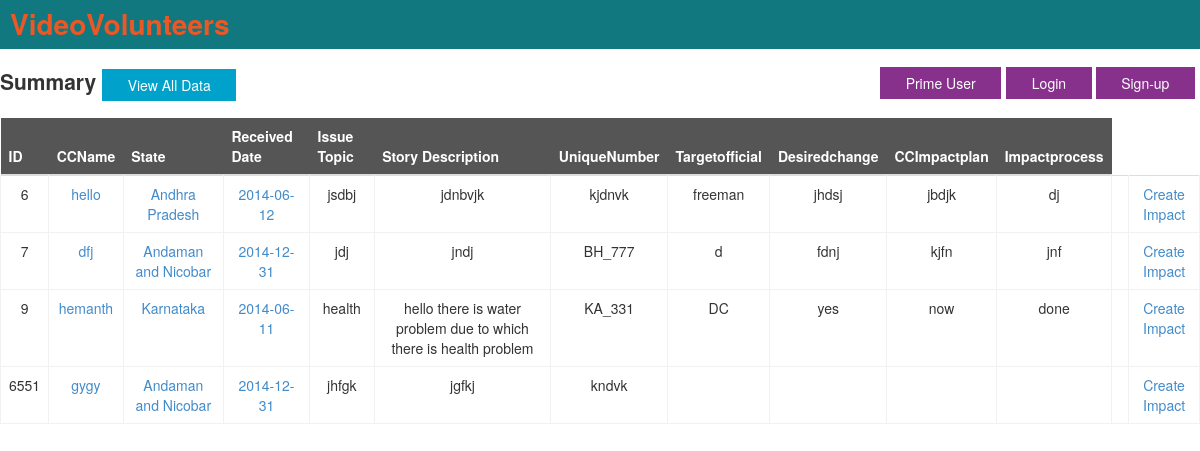
The page /impactview1.php on the database its author committed.
### tables this page shows
CREATE TABLE `impacttracker` (
  `uniquenumber` varchar(30) DEFAULT NULL,
  `targetofficial` varchar(30) DEFAULT NULL,
  `desiredchange` varchar(30) DEFAULT NULL,
  `ccimpactplan` varchar(30) DEFAULT NULL,
  `impactfollowuphappening` varchar(30) DEFAULT NULL,
  `ifnowhynot` varchar(30) DEFAULT NULL,
  `impactprocess` varchar(50) DEFAULT NULL,
  `impactachieved` varchar(30) DEFAULT NULL,
  `milestone` varchar(30) DEFAULT NULL,
  `dateofimpact` date DEFAULT NULL,
  `timetakenforimpact` int(10) DEFAULT NULL,
  `communityscreening` varchar(20) DEFAULT NULL,
  `noofpeoplesawvideo` int(20) DEFAULT NULL,
  `detailsofscreening` varchar(50) DEFAULT NULL,
  `videoshowntoofficials` varchar(10) DEFAULT NULL,
  `noofofficials` int(10) DEFAULT NULL,
  `detailsofscreeningofficials` varchar(50) DEFAULT NULL,
  `collaborations` varchar(30) DEFAULT NULL,
  `noofpeopleinvolved` int(20) DEFAULT NULL,
  `noofpeopleimpacted` int(20) DEFAULT NULL,
  `noofvillagesimpacted` int(20) DEFAULT NULL,
  `videoproductionstatus` varchar(20) DEFAULT NULL,
  `videoreviewed` varchar(10) DEFAULT NULL,
  `approvepayment` varchar(10) DEFAULT NULL,
  `videoapproveddate` date DEFAULT NULL,
  `videoreviewedby` varchar(20) DEFAULT NULL,
  `blognotes` varchar(20) DEFAULT NULL,
  `gifttocc` varchar(10) DEFAULT NULL,
  `thankyoucard` varchar(10) DEFAULT NULL,
  UNIQUE KEY `uniquenumber_2` (`uniquenumber`),
  KEY `uniquenumber` (`uniquenumber`),
  CONSTRAINT `impacttracker_ibfk_1` FOREIGN KEY (`uniquenumber`) REFERENCES `storytrack` (`uniquenumber`),
  CONSTRAINT `impacttracker_ibfk_2` FOREIGN KEY (`uniquenumber`) REFERENCES `storytrack` (`uniquenumber`) ON DELETE CASCADE ON UPDATE CASCADE
);

CREATE TABLE `storytrack` (
  `fid` int(10) NOT NULL AUTO_INCREMENT,
  `seq` varchar(10) DEFAULT NULL,
  `broll` varchar(10) DEFAULT NULL,
  `fint` varchar(10) DEFAULT NULL,
  `vo` varchar(10) DEFAULT NULL,
  `ptc` varchar(10) DEFAULT NULL,
  `cta` varchar(10) DEFAULT NULL,
  `vd` varchar(10) DEFAULT NULL,
  `translation` varchar(10) DEFAULT NULL,
  `ccname` varchar(30) DEFAULT NULL,
  `state` varchar(20) DEFAULT NULL,
  `receiveddate` date DEFAULT NULL,
  `issuetopic` varchar(50) DEFAULT NULL,
  `storydescription` varchar(300) DEFAULT NULL,
  `paymentstatus` varchar(10) DEFAULT NULL,
  `editstatus` varchar(10) DEFAULT NULL,
  `editedmonth` date DEFAULT NULL,
  `notes` varchar(100) DEFAULT NULL,
  `publishplatform` varchar(10) DEFAULT NULL,
  `editor` varchar(30) DEFAULT NULL,
  `editorpayment` varchar(10) DEFAULT NULL,
  `uploaddate` date DEFAULT NULL,
  `publishdate` date DEFAULT NULL,
  `receivedRO` varchar(10) DEFAULT NULL,
  `receivedHQ` varchar(10) DEFAULT NULL,
  `uniquenumber` varchar(30) DEFAULT NULL,
  `dateofstory` date DEFAULT NULL,
  `ccpair` varchar(30) DEFAULT NULL,
  `program` varchar(30) DEFAULT NULL,
  `mentor` varchar(30) DEFAULT NULL,
  `iutopic` varchar(30) DEFAULT NULL,
  `videotreatment` varchar(30) DEFAULT NULL,
  `shootplan` varchar(30) DEFAULT NULL,
  `stage` varchar(30) DEFAULT NULL,
  `impactpossible` varchar(20) DEFAULT NULL,
  PRIMARY KEY (`fid`),
  UNIQUE KEY `uniquenumber` (`uniquenumber`)
);

### model/ImpactDB.php (called while the page is built, shortened)
<?php
function getData($query) {
	$db=dbopen();
	$result = mysqli_query($db, $query);
	while($row = mysqli_fetch_assoc($result))
		{
			$rows[] = $row;
		}
	return ($rows);
}
function getStoryAndImpact()
{
	$sql = "select st.fid,st.ccname , st.state , st.receiveddate,st.issuetopic,st.storydescription,st.uniquenumber,it.targetofficial,it.desiredchange,it.ccimpactplan ,it.impactprocess from storytrack as st left join impacttracker as it on st.uniquenumber = it.uniquenumber where st.impactpossible = 'yes'";
	return getData($sql);
}
?>

### public/impactview1.php (the view)
<?php
include("header.php");
include("../model/ImpactDB.php");
?>
<div class="login">
<a href="login.php" class="button button->rounded button-flat-royal">Login</a>
<a href="signupnewuser.php" class="button button-rounded button-flat-royal">Sign-up</a>
</div>
<div class="user">
<a href="primeuser.php" class="button button-rounded button-flat-royal">Prime User</a>
</div>
<h2>Summary <a href="table_bootstrap.php" class="button button-rounded button-flat-primary">View All Data</a></h2>
<table class="table table-hover"><thead><tr><th>ID</th><th>CCName</th><th>State</th><th>Received Date</th><th>Issue Topic</th><th>Story Description</th><th>UniqueNumber</th><th>Targetofficial</th><th>Desiredchange</th><th>CCImpactplan</th><th>Impactprocess</th><tr>
</thead>
<?php
$resultArray = getStoryAndImpact();
foreach ($resultArray as $row) {
echo "<tr>
       <td>".
        $row['fid'] . "</a></td>" .
        "<td><a href=index.php?ccname=" . urlencode($row['ccname']) . ">" .
        $row['ccname'] . "</a></td>" .
        "<td><a href=index.php?state=" . urlencode($row['state']) . ">" .
        $row['state'] . "</a></td>" .
        "<td><a href=index.php?issuetopic=" . urlencode($row['issuetopic']) . ">" .
        $row['receiveddate'] . "</a></td> <td>" .
        $row['issuetopic'] . "</td> <td>" .
        $row['storydescription'] . "</td> <td>" .
        $row['uniquenumber'] . "</td> <td>" .
        $row['targetofficial'] . "</td> <td>" .
        $row['desiredchange'] . "</td> <td>" .
        $row['ccimpactplan'] . "</td> <td>" .
        $row['impactprocess'] . "</td>" .
        " <td><a href=index.php?stage=" . urlencode($row['stage']) . ">" .
        $row['stage'] . "</a></td>" .
        "<td><a href=preproduction/impact_team.php?id=" . urlencode($row['uniquenumber']) .">" .
        "Create Impact" . "</a></td></tr>";
        }
?>
</body>
</html>

### public/main.css (style rules this page uses)
body { font-family: arial; }
.login { margin-top: 18px; float: right; }
.user { margin-top: 18px; padding-right: 5px; float: right; }
.login { margin-top: 18px;margin-left: auto; padding-right: 5px; float: right; }
th { background-color:#555555; color: white; border:#555555 ; text-align: center; background-attachment: fixed; }
td { border:1px solid #f1f1f1 ; }
tr { text-align: center; }

### public/buttons/css/buttons.css (style rules this page uses)
.button { -webkit-box-shadow: inset 0px 1px 0px rgba(255, 255, 255, 0.5), 0px 1px 2px rgba(0, 0, 0, 0.15); -moz-box-shadow: inset 0px 1px 0px rgba(255, 255, 255, 0.5), 0px 1px 2px rgba(0, 0, 0, 0.15); box-shadow: inset 0px 1px 0px rgba(255, 255, 255, 0.5), 0px 1px 2px rgba(0, 0, 0, 0.15); background-color: #eeeeee; background: -webkit-gradient(linear, 50% 0%, 50% 100%, color-stop(0%, #fbfbfb), color-stop(100%, #e1e1e1)); background: -webkit-linear-gradient(top, #fbfbfb, #e1e1e1); background: -moz-linear-gradient(top, #fbfbfb, #e1e1e1); background: -o-linear-gradient(top, #fbfbfb, #e1e1e1); background: linear-gradient(top, #fbfbfb, #e1e1e1); display: -moz-inline-stack; display: inline-block; vertical-align: middle; *vertical-align: auto; zoom: 1; *display: inline; border: 1px solid #d4d4d4; height: 32px; line-height: 32px; padding: 0px 25.6px; font-weight: 300; font-size: 14px; font-family: "Helvetica Neue Light", "Helvetica Neue", "Helvetica", "Arial", "Lucida Grande", sans-serif; color: #666666; text-shadow: 0 1px 1px white; margin: 0; text-decoration: none; text-align: center; }
.button-flat-primary { -webkit-box-shadow: none; -moz-box-shadow: none; box-shadow: none; -webkit-transition-property: background; -moz-transition-property: background; -o-transition-property: background; transition-property: background; -webkit-transition-duration: 0.3s; -moz-transition-duration: 0.3s; -o-transition-duration: 0.3s; transition-duration: 0.3s; background: #00a1cb; color: white; text-shadow: none; border: none; }
.button-flat-royal { -webkit-box-shadow: none; -moz-box-shadow: none; box-shadow: none; -webkit-transition-property: background; -moz-transition-property: background; -o-transition-property: background; transition-property: background; -webkit-transition-duration: 0.3s; -moz-transition-duration: 0.3s; -o-transition-duration: 0.3s; transition-duration: 0.3s; background: #87318c; color: white; text-shadow: none; border: none; }

### rows shown on the page
impacttracker: storytrack.fid "6", storytrack.ccname "hello", storytrack.state "Andhra Pradesh", storytrack.receiveddate "2014-06-12", storytrack.issuetopic "jsdbj", storytrack.storydescription "jdnbvjk", storytrack.uniquenumber "kjdnvk", targetofficial "freeman", desiredchange "jhdsj", ccimpactplan "jbdjk", impactprocess "dj"
impacttracker: storytrack.fid "7", storytrack.ccname "dfj", storytrack.state "Andaman and Nicobar", storytrack.receiveddate "2014-12-31", storytrack.issuetopic "jdj", storytrack.storydescription "jndj", storytrack.uniquenumber "BH_777", targetofficial "d", desiredchange "fdnj", ccimpactplan "kjfn", impactprocess "jnf"
impacttracker: storytrack.fid "9", storytrack.ccname "hemanth", storytrack.state "Karnataka", storytrack.receiveddate "2014-06-11", storytrack.issuetopic "health", storytrack.storydescription "hello there is water problem due to which there is health problem", storytrack.uniquenumber "KA_331", targetofficial "DC", desiredchange "yes", ccimpactplan "now", impactprocess "done"
storytrack: fid "6551", ccname "gygy", state "Andaman and Nicobar", receiveddate "2014-12-31", issuetopic "jhfgk", storydescription "jgfkj", uniquenumber "kndvk"
